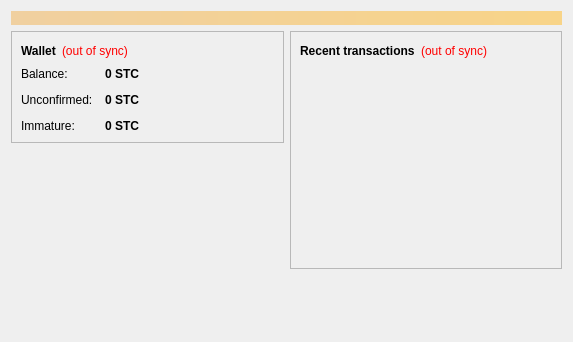
<?xml version="1.0" encoding="UTF-8"?>
<ui version="4.0">
 <class>OverviewPage</class>
 <widget class="QWidget" name="OverviewPage">
  <property name="geometry">
   <rect>
    <x>0</x>
    <y>0</y>
    <width>573</width>
    <height>342</height>
   </rect>
  </property>
  <property name="windowTitle">
   <string>Form</string>
  </property>
  <layout class="QVBoxLayout" name="topLayout">
   <item>
    <widget class="QLabel" name="labelAlerts">
     <property name="visible">
      <bool>false</bool>
     </property>
     <property name="styleSheet">
      <string notr="true">background-color: qlineargradient(x1: 0, y1: 0, x2: 1, y2: 0, stop:0 #F0D0A0, stop:1 #F8D488); color:#000000;</string>
     </property>
     <property name="wordWrap">
      <bool>true</bool>
     </property>
     <property name="margin">
      <number>3</number>
     </property>
    </widget>
   </item>
   <item>
    <layout class="QHBoxLayout" name="horizontalLayout" stretch="1,1">
     <item>
      <layout class="QVBoxLayout" name="verticalLayout_2">
       <item>
        <widget class="QFrame" name="frame">
         <property name="frameShape">
          <enum>QFrame::StyledPanel</enum>
         </property>
         <property name="frameShadow">
          <enum>QFrame::Raised</enum>
         </property>
         <layout class="QVBoxLayout" name="verticalLayout_4">
          <item>
           <layout class="QHBoxLayout" name="horizontalLayout_4">
            <item>
             <widget class="QLabel" name="label_5">
              <property name="font">
               <font>
                <weight>75</weight>
                <bold>true</bold>
               </font>
              </property>
              <property name="text">
               <string>Wallet</string>
              </property>
             </widget>
            </item>
            <item>
             <widget class="QLabel" name="labelWalletStatus">
              <property name="toolTip">
               <string>The displayed information may be out of date. Your wallet automatically synchronizes with the Setcoin network after a connection is established, but this process has not completed yet.</string>
              </property>
              <property name="styleSheet">
               <string notr="true">QLabel { color: red; }</string>
              </property>
              <property name="text">
               <string notr="true">(out of sync)</string>
              </property>
              <property name="alignment">
               <set>Qt::AlignLeading|Qt::AlignLeft|Qt::AlignVCenter</set>
              </property>
             </widget>
            </item>
            <item>
             <spacer name="horizontalSpacer_2">
              <property name="orientation">
               <enum>Qt::Horizontal</enum>
              </property>
              <property name="sizeHint" stdset="0">
               <size>
                <width>40</width>
                <height>20</height>
               </size>
              </property>
             </spacer>
            </item>
           </layout>
          </item>
          <item>
           <layout class="QFormLayout" name="formLayout_2">
            <property name="fieldGrowthPolicy">
             <enum>QFormLayout::AllNonFixedFieldsGrow</enum>
            </property>
            <property name="horizontalSpacing">
             <number>12</number>
            </property>
            <property name="verticalSpacing">
             <number>12</number>
            </property>
            <item row="0" column="0">
             <widget class="QLabel" name="label">
              <property name="text">
               <string>Balance:</string>
              </property>
             </widget>
            </item>
            <item row="0" column="1">
             <widget class="QLabel" name="labelBalance">
              <property name="font">
               <font>
                <weight>75</weight>
                <bold>true</bold>
               </font>
              </property>
              <property name="cursor">
               <cursorShape>IBeamCursor</cursorShape>
              </property>
              <property name="toolTip">
               <string>Your current balance</string>
              </property>
              <property name="text">
               <string notr="true">0 STC</string>
              </property>
              <property name="textInteractionFlags">
               <set>Qt::LinksAccessibleByMouse|Qt::TextSelectableByKeyboard|Qt::TextSelectableByMouse</set>
              </property>
             </widget>
            </item>
            <item row="1" column="0">
             <widget class="QLabel" name="label_3">
              <property name="text">
               <string>Unconfirmed:</string>
              </property>
             </widget>
            </item>
            <item row="1" column="1">
             <widget class="QLabel" name="labelUnconfirmed">
              <property name="font">
               <font>
                <weight>75</weight>
                <bold>true</bold>
               </font>
              </property>
              <property name="cursor">
               <cursorShape>IBeamCursor</cursorShape>
              </property>
              <property name="toolTip">
               <string>Total of transactions that have yet to be confirmed, and do not yet count toward the current balance</string>
              </property>
              <property name="text">
               <string notr="true">0 STC</string>
              </property>
              <property name="textInteractionFlags">
               <set>Qt::LinksAccessibleByMouse|Qt::TextSelectableByKeyboard|Qt::TextSelectableByMouse</set>
              </property>
             </widget>
            </item>
            <item row="2" column="0">
             <widget class="QLabel" name="labelImmatureText">
              <property name="text">
               <string>Immature:</string>
              </property>
             </widget>
            </item>
            <item row="2" column="1">
             <widget class="QLabel" name="labelImmature">
              <property name="font">
               <font>
                <weight>75</weight>
                <bold>true</bold>
               </font>
              </property>
              <property name="toolTip">
               <string>Mined balance that has not yet matured</string>
              </property>
              <property name="text">
               <string notr="true">0 STC</string>
              </property>
              <property name="textInteractionFlags">
               <set>Qt::LinksAccessibleByMouse|Qt::TextSelectableByKeyboard|Qt::TextSelectableByMouse</set>
              </property>
             </widget>
            </item>
           </layout>
          </item>
         </layout>
        </widget>
       </item>
       <item>
        <spacer name="verticalSpacer">
         <property name="orientation">
          <enum>Qt::Vertical</enum>
         </property>
         <property name="sizeHint" stdset="0">
          <size>
           <width>20</width>
           <height>40</height>
          </size>
         </property>
        </spacer>
       </item>
      </layout>
     </item>
     <item>
      <layout class="QVBoxLayout" name="verticalLayout_3">
       <item>
        <widget class="QFrame" name="frame_2">
         <property name="frameShape">
          <enum>QFrame::StyledPanel</enum>
         </property>
         <property name="frameShadow">
          <enum>QFrame::Raised</enum>
         </property>
         <layout class="QVBoxLayout" name="verticalLayout">
          <item>
           <layout class="QHBoxLayout" name="horizontalLayout_2">
            <item>
             <widget class="QLabel" name="label_4">
              <property name="text">
               <string>&lt;b&gt;Recent transactions&lt;/b&gt;</string>
              </property>
             </widget>
            </item>
            <item>
             <widget class="QLabel" name="labelTransactionsStatus">
              <property name="toolTip">
               <string>The displayed information may be out of date. Your wallet automatically synchronizes with the Setcoin network after a connection is established, but this process has not completed yet.</string>
              </property>
              <property name="styleSheet">
               <string notr="true">QLabel { color: red; }</string>
              </property>
              <property name="text">
               <string notr="true">(out of sync)</string>
              </property>
              <property name="alignment">
               <set>Qt::AlignRight|Qt::AlignTrailing|Qt::AlignVCenter</set>
              </property>
             </widget>
            </item>
            <item>
             <spacer name="horizontalSpacer">
              <property name="orientation">
               <enum>Qt::Horizontal</enum>
              </property>
              <property name="sizeHint" stdset="0">
               <size>
                <width>40</width>
                <height>20</height>
               </size>
              </property>
             </spacer>
            </item>
           </layout>
          </item>
          <item>
           <widget class="QListView" name="listTransactions">
            <property name="styleSheet">
             <string notr="true">QListView { background: transparent; }</string>
            </property>
            <property name="frameShape">
             <enum>QFrame::NoFrame</enum>
            </property>
            <property name="verticalScrollBarPolicy">
             <enum>Qt::ScrollBarAlwaysOff</enum>
            </property>
            <property name="horizontalScrollBarPolicy">
             <enum>Qt::ScrollBarAlwaysOff</enum>
            </property>
            <property name="selectionMode">
             <enum>QAbstractItemView::NoSelection</enum>
            </property>
           </widget>
          </item>
         </layout>
        </widget>
       </item>
       <item>
        <spacer name="verticalSpacer_2">
         <property name="orientation">
          <enum>Qt::Vertical</enum>
         </property>
         <property name="sizeHint" stdset="0">
          <size>
           <width>20</width>
           <height>40</height>
          </size>
         </property>
        </spacer>
       </item>
      </layout>
     </item>
    </layout>
   </item>
  </layout>
 </widget>
 <resources/>
 <connections/>
</ui>
